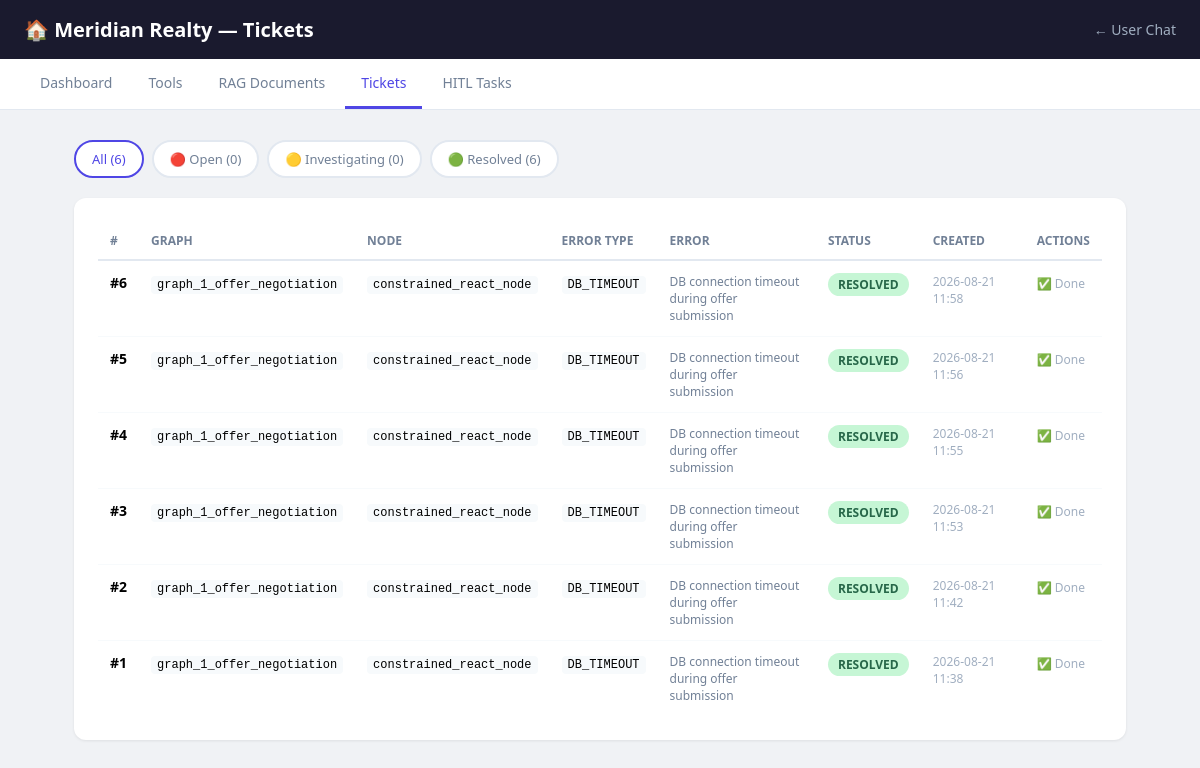
Page /admin/tickets on the earlier database version.
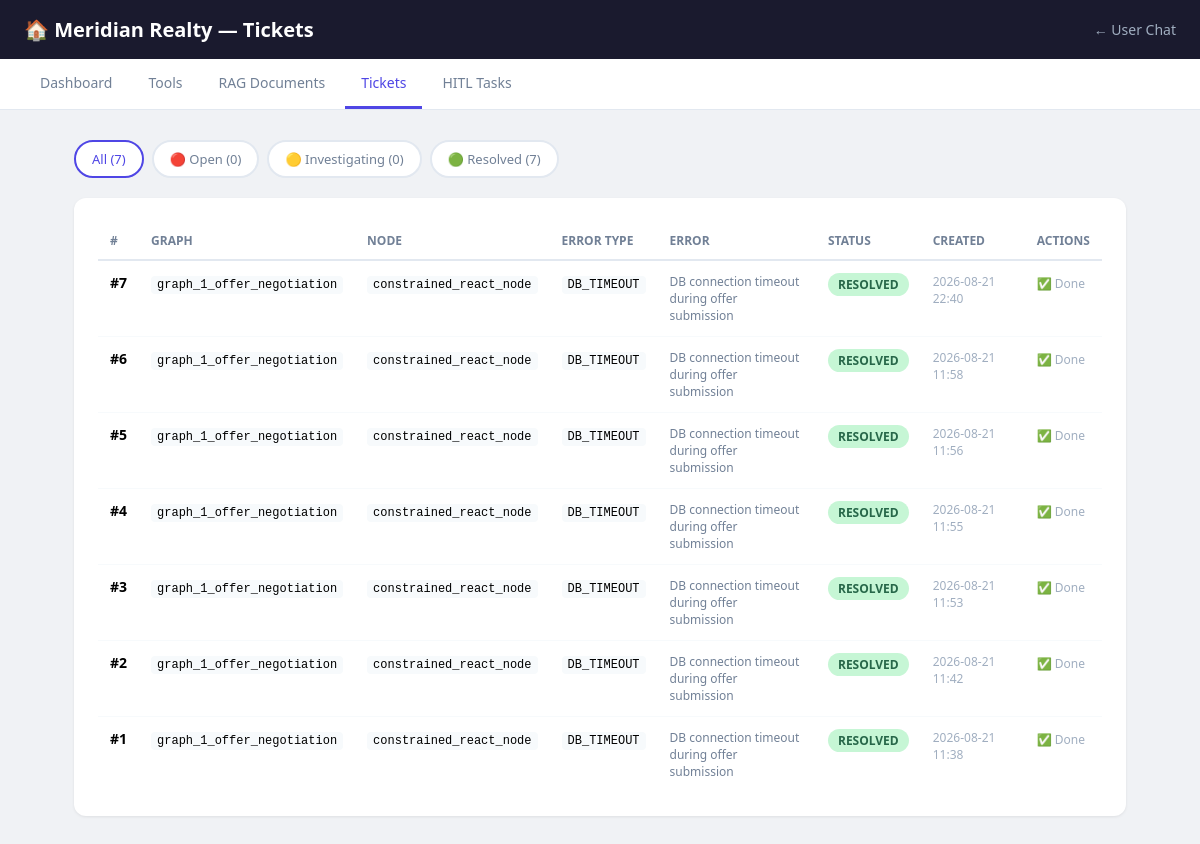
Same page on the later database version.
### tables this page shows
CREATE TABLE tickets (
            ticket_id   INTEGER PRIMARY KEY AUTOINCREMENT,
            thread_id   TEXT NOT NULL,
            graph_name  TEXT NOT NULL,
            node_name   TEXT NOT NULL DEFAULT 'unknown',
            error_type  TEXT NOT NULL DEFAULT 'RUNTIME_ERROR',
            error_message TEXT NOT NULL,
            state_snapshot TEXT,
            status      TEXT NOT NULL DEFAULT 'OPEN',
            resolution  TEXT,
            created_at  TEXT DEFAULT (datetime('now')),
            updated_at  TEXT DEFAULT (datetime('now')),
            resolved_at TEXT
        );

### App.py (the view)
@app.route("/admin/tickets")
def admin_tickets():
    status = request.args.get("status")
    tickets = list_tickets(status=status, limit=50)
    summary = get_ticket_summary()
    return render_template("tickets.html", tickets=tickets, summary=summary,
                           current_status=status)

### state_graph/ticket_system.py (called while the page is built)
def _get_conn() -> sqlite3.Connection:
    conn = sqlite3.connect(str(DB_PATH), check_same_thread=False)
    conn.row_factory = sqlite3.Row
    return conn

def list_tickets(
    status: str | None = None,
    graph_name: str | None = None,
    limit: int = 50,
) -> list[dict[str, Any]]:
    conn = _get_conn()
    query = "SELECT * FROM tickets WHERE 1=1"
    params: list[Any] = []
    if status:
        query += " AND status = ?"
        params.append(status)
    if graph_name:
        query += " AND graph_name = ?"
        params.append(graph_name)
    query += " ORDER BY created_at DESC LIMIT ?"
    params.append(limit)
    rows = conn.execute(query, params).fetchall()
    conn.close()
    tickets = []
    for row in rows:
        t = dict(row)
        if t.get("state_snapshot"):
            try:
                t["state_snapshot"] = json.loads(t["state_snapshot"])
            except Exception:
                pass
        tickets.append(t)
    return tickets

def get_ticket_summary() -> dict[str, int]:
    conn = _get_conn()
    rows = conn.execute(
        "SELECT status, COUNT(*) as cnt FROM tickets GROUP BY status"
    ).fetchall()
    conn.close()
    return {row["status"]: row["cnt"] for row in rows}

### templates/Tickets.HTML (shortened to what this page needs)
<!DOCTYPE html>
<html lang="en">
<head>
</head>
<body>
<div class="header">
    <h1>🏠 Meridian Realty — Tickets</h1>
    <a href="/">← User Chat</a>
</div>
<div class="nav">
    <a href="/admin">Dashboard</a>
    <a href="/admin/tools">Tools</a>
    <a href="/admin/rag">RAG Documents</a>
    <a href="/admin/tickets" class="active">Tickets</a>
    <a href="/admin/hitl">HITL Tasks</a>
</div>
<div class="content">
    <div class="filters">
        <a href="/admin/tickets" class="filter-btn {{ 'active' if not current_status }}">All ({{ (summary.values()|sum) }})</a>
        <a href="/admin/tickets?status=OPEN" class="filter-btn {{ 'active' if current_status == 'OPEN' }}">🔴 Open ({{ summary.get('OPEN', 0) }})</a>
        <a href="/admin/tickets?status=INVESTIGATING" class="filter-btn {{ 'active' if current_status == 'INVESTIGATING' }}">🟡 Investigating ({{ summary.get('INVESTIGATING', 0) }})</a>
        <a href="/admin/tickets?status=RESOLVED" class="filter-btn {{ 'active' if current_status == 'RESOLVED' }}">🟢 Resolved ({{ summary.get('RESOLVED', 0) }})</a>
    </div>
    <div class="section">
        {% if tickets %}
        <table>
            <tr>
                <th>#</th><th>Graph</th><th>Node</th><th>Error Type</th>
                <th>Error</th><th>Status</th><th>Created</th><th>Actions</th>
            </tr>
            {% for t in tickets %}
            <tr id="ticket-{{ t.ticket_id }}">
                <td><strong>#{{ t.ticket_id }}</strong></td>
                <td><code>{{ t.graph_name }}</code></td>
                <td><code>{{ t.node_name }}</code></td>
                <td><code>{{ t.error_type }}</code></td>
                <td style="max-width:200px;font-size:12px;color:#718096">{{ t.error_message[:80] }}{% if t.error_message|length > 80 %}...{% endif %}</td>
                <td><span class="badge {{ t.status.lower() }}" id="badge-{{ t.ticket_id }}">{{ t.status }}</span></td>
                <td style="font-size:12px;color:#a0aec0">{{ t.created_at[:16] if t.created_at else '—' }}</td>
                <td>
                    {% if t.status == 'OPEN' %}
                    <button class="btn btn-yellow" onclick="updateTicket({{ t.ticket_id }}, 'INVESTIGATING', 'Under investigation')">Investigate</button>
                    {% elif t.status == 'INVESTIGATING' %}
                    <button class="btn btn-green" onclick="resolveTicket({{ t.ticket_id }})">Resolve</button>
                    {% else %}
                    <span style="color:#a0aec0;font-size:12px">✅ Done</span>
                    {% endif %}
                </td>
            </tr>
            {% endfor %}
        </table>
        {% else %}
        <div class="empty">No tickets found ✅</div>
        {% endif %}
    </div>
</div>
</body>
</html>

### templates/Tickets.HTML (style rules this page uses)
* { margin: 0; padding: 0; box-sizing: border-box; }
body { font-family: 'Segoe UI', sans-serif; background: #f0f2f5; }
.header { background: #1a1a2e; color: white; padding: 16px 24px; display: flex; align-items: center; justify-content: space-between; }
.header h1 { font-size: 20px; }
.header a { color: #a0aec0; text-decoration: none; font-size: 14px; }
.nav { background: white; border-bottom: 1px solid #e2e8f0; padding: 0 24px; display: flex; gap: 4px; }
.nav a { padding: 14px 16px; color: #718096; text-decoration: none; font-size: 14px; border-bottom: 3px solid transparent; }
.nav a:hover, .nav a.active { color: #4f46e5; border-bottom-color: #4f46e5; }
.content { max-width: 1100px; margin: 30px auto; padding: 0 24px; }
.filters { display: flex; gap: 8px; margin-bottom: 20px; flex-wrap: wrap; }
.filter-btn { padding: 8px 16px; border: 2px solid #e2e8f0; border-radius: 20px; cursor: pointer; font-size: 13px; background: white; text-decoration: none; color: #718096; }
.filter-btn.active, .filter-btn:hover { border-color: #4f46e5; color: #4f46e5; }
.section { background: white; border-radius: 12px; padding: 24px; box-shadow: 0 1px 3px rgba(0,0,0,0.08); }
table { width: 100%; border-collapse: collapse; }
th { text-align: left; padding: 10px 12px; font-size: 12px; text-transform: uppercase; color: #718096; border-bottom: 2px solid #e2e8f0; }
td { padding: 12px; font-size: 14px; border-bottom: 1px solid #f7fafc; vertical-align: top; }
tr:last-child td { border-bottom: none; }
.badge { display: inline-block; padding: 3px 10px; border-radius: 12px; font-size: 12px; font-weight: 600; }
.badge.resolved { background: #c6f6d5; color: #276749; }
code { background: #f7fafc; padding: 2px 6px; border-radius: 4px; font-size: 12px; }

Differences in the rows shown:
added tickets: ticket_id "7", graph_name "graph_1_offer_negotiation", node_name "constrained_react_node", error_type "DB_TIMEOUT", error_message "DB connection timeout during offer submission", status "RESOLVED", created_at "2026-08-21 22:40", shows "✅ Done"
Other differences:
{{ (summary.values()|sum) }}: "6" → "7"
{{ summary.get('RESOLVED', 0) }}: "6" → "7"
